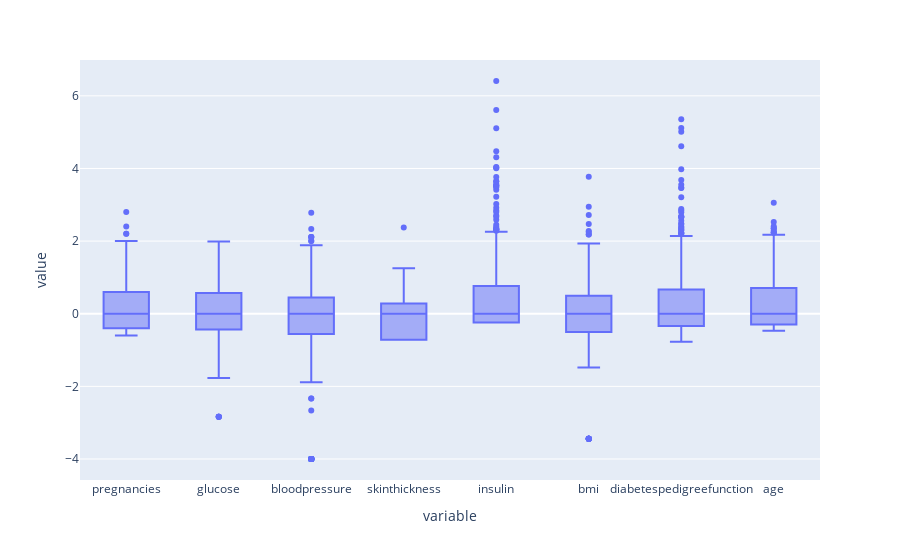

Source (notebook cell):
### Code cell
px.box(normalised_robust_X)

### Figure 1 — Plotly figure (JSON) as saved in the notebook; plotly's stock layout.template omitted (floating-point values rounded to 4 significant figures; data arrays with more than 128 entries replaced by an {"elided": "..."} marker saying what was removed)
{"data": [{"alignmentgroup": "True", "hovertemplate": "variable=%{x}<br>value=%{y}<extra></extra>", "legendgroup": "", "marker": {"color": "#636efa"}, "name": "", "notched": false, "offsetgroup": "", "orientation": "v", "showlegend": false, "type": "box", "x": {"elided": "6144 str values"}, "x0": " ", "xaxis": "x", "y": {"elided": "6144 float values"}, "y0": " ", "yaxis": "y"}], "layout": {"boxmode": "group", "legend": {"tracegroupgap": 0}, "margin": {"t": 60}, "xaxis": {"anchor": "y", "domain": [0, 1], "title": {"text": "variable"}}, "yaxis": {"anchor": "x", "domain": [0, 1], "title": {"text": "value"}}}}
